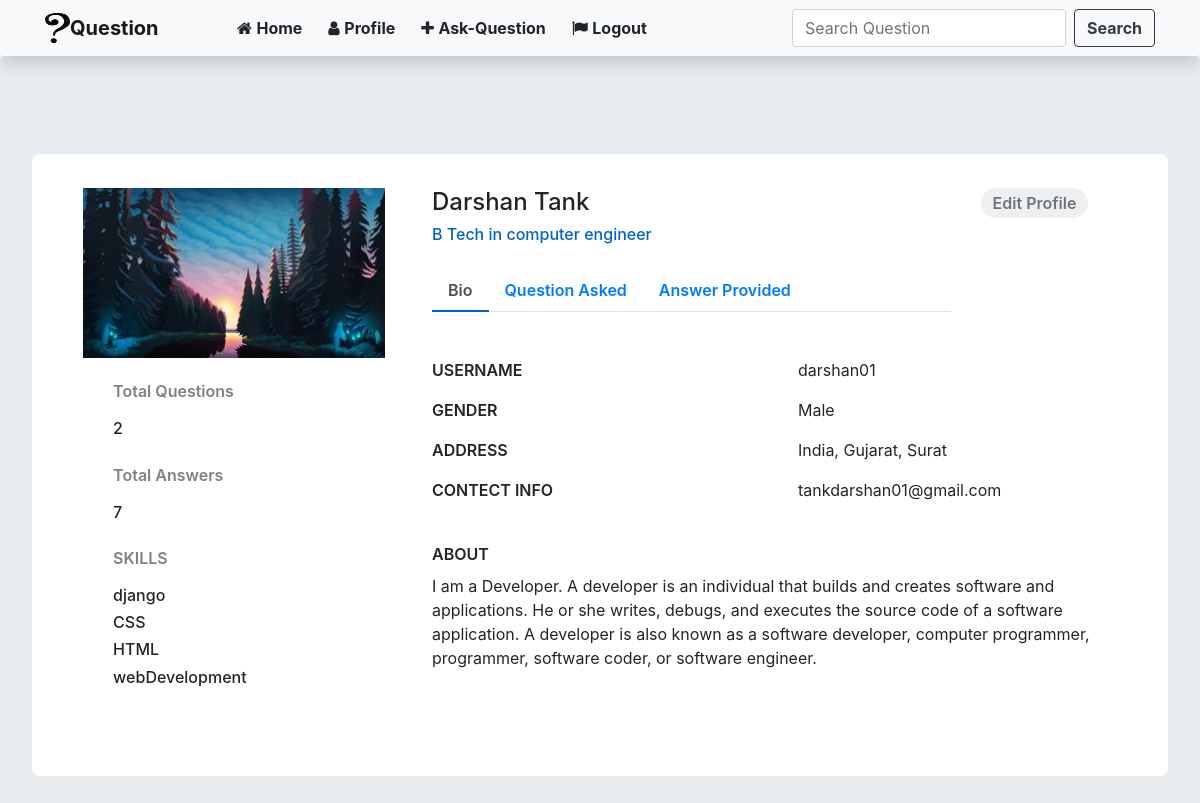
Screenshot of /profile/ (signed in) with the database file from the repository.
### Profile/models.py (models this page shows, shortened)
class Profile(models.Model):
    user = models.OneToOneField(User, on_delete=models.CASCADE)
    image = models.ImageField(default='default.jpg', upload_to='Profile_pic')
    gender = models.CharField(choices=GENDER_CHOICES,
                              max_length=10, default='Male')
    Address = models.TextField(null=True, blank=True)
    education = models.TextField(null=True, blank=True)
    skill = TaggableManager(blank=True)
    about = models.TextField(null=True)

### Profile/views.py (the view)
# urls.py: path('profile', views.profile, name="profile")
@login_required
def profile(request):
    u_info = request.user
    p_info = Profile.objects.get(user=u_info)
    tagsList = []
    for tag in p_info.skill.all():
        tagsList.append(tag.name)
    quest = Question.objects.filter(postby=u_info)
    ans = Answer.objects.filter(postby=u_info)
    qlike = []
    qview = []
    alike = []
    aview = []
    for q in quest:
        qlike.append(q.likes.count())
        qview.append(q.views.count())
    for a in ans:
        alike.append(a.likes.count())
        aview.append(a.views.count())
    quests = zip(quest, qlike, qview)
    anss = zip(ans, alike, aview)
    context = {
        'u_info': u_info,
        'p_info': p_info,
        'tagsList': tagsList,
        'quests': quests,
        'anss': anss,
        'quest': quest,
        'ans': ans,
    }
    return render(request, 'Profile/viewprofile.html', context)

### Profile/templates/Profile/viewprofile.html (shortened to what this page needs)
<!DOCTYPE html>
<html lang="en">
<head>
    <link rel="stylesheet" href="https://stackpath.bootstrapcdn.com/bootstrap/4.5.2/css/bootstrap.min.css"
>
    <link rel="stylesheet" href="https://cdnjs.cloudflare.com/ajax/libs/font-awesome/4.7.0/css/font-awesome.min.css">
</head>
<body>
    <div class="header">
        <nav class="navbar navbar-expand-lg navbar-light bg-light shadow p-2 rounded">
            <div class="container">
                <a class="navbar-brand" href="{% url 'Home' %}">
                    <img src="/media/logo1.png" width="25" height="30" class="d-inline-block align-top " alt=""
                        loading="lazy"><b>Question</b>
                </a>&nbsp;&nbsp;&nbsp;&nbsp;&nbsp;&nbsp;&nbsp;&nbsp;&nbsp;&nbsp;&nbsp;
                <div class="collapse navbar-collapse" id="navbarSupportedContent">
                    <ul class="navbar-nav mr-auto">
                        <li class="nav-item active">
                            <a class="btn" href="{% url 'Home' %}"><i class="fa fa-home"></i> <b>Home</b> </a>
                        </li>
                        <li class="nav-item">
                            <a href="{% url 'profile' %}" class="btn"><i class="fa fa-user"></i> <b>Profile</b> </a>
                        </li>
                        <li class="nav-item">
                            <a href="{% url 'Ask-Question' %}" class="btn"><i class="fa fa-plus"></i>
                                <b>Ask-Question</b></a>
                        </li>
                        {% if user.is_authenticated %}
                        <li class="nav-item">
                            <a class="btn" href="{% url 'logout' %}"><i class="fa fa-flag"></i> <b>Logout</b></a>
                        </li>
                        {% endif %}
                    </ul>
                </div>
                <form class="form-inline my-2 my-lg-0" action="/" method="GET">
                    <input type="search" name="query" class="form-control mr-sm-2" id="query"
                        placeholder="Search Question" aria-label="Search">
                    <button class="btn btn-outline-dark my-2 my-sm-0" type="submit"><b>Search</b> </button>
                </form>
            </div>
        </nav>
    </div>
    <div class="jumbotron">
        <div class="container emp-profile">
            <div class="row">
                <div class="col-md-4">
                    <div class="profile-img">
                        <img src="{{p_info.image.url}}" alt="User Profile pic" />
                    </div>
                </div>
                <div class="col-md-6">
                    <div class="profile-head">
                        <h4>
                            {{u_info.first_name}} {{u_info.last_name}}
                        </h4>
                        <h6>
                            {{p_info.education}}
                        </h6>
                        <ul class="nav nav-tabs" id="myTab" role="tablist">
                            <li class="nav-item">
                                <a class="nav-link active" id="profile-tab" data-toggle="tab" href="#p1" role="tab"
                                    aria-controls="profile" aria-selected="true">Bio</a>
                            </li>
                            <li class="nav-item">
                                <a class="nav-link" id="home-tab" data-toggle="tab" href="#home1" role="tab"
                                    aria-controls="home" aria-selected="false">Question Asked</a>
                            </li>
                            <li class="nav-item">
                                <a class="nav-link" id="home-tab" data-toggle="tab" href="#home2" role="tab"
                                    aria-controls="home" aria-selected="false">Answer Provided</a>
                            </li>
                        </ul>
                    </div>
                </div>
                <div class="col-md-2">
                    <form action="/profile/edit" method="GET">
                        <input type="submit" class="profile-edit-btn" name="btnAddMore" value="Edit Profile" />
                    </form>
                </div>
            </div>
            <div class="row">
                <div class="col-md-4">
                    <div class="profile-work">
                        <p>Total Questions</p>
                        <h6>{{quest|length}}</h6>
                        <p>Total Answers</p>
                        <h6>{{ans|length}}</h6>
                        <p>SKILLS</p>
                        {%for l in tagsList%}
                        <h6>{{l}}</h6>
                        {%endfor%}
                    </div>
                </div>
                <div class="col-md-8">
                    <div class="tab-content profile-tab" id="myTabContent">
                        <div class="tab-pane fade show active" id="p1" role="tabpanel" aria-labelledby="profile-tab">
                            <div class="row">
                                <div class="col-md-6">
                                    <label>USERNAME</label>
                                </div>
                                <div class="col-md-6">
                                    <p>{{u_info.username}}</p>
                                </div>
                            </div>
                            <div class="row">
                                <div class="col-md-6">
                                    <label>GENDER</label>
                                </div>
                                <div class="col-md-6">
                                    <p>{{p_info.gender}}</p>
                                </div>
                            </div>
                            <div class="row">
                                <div class="col-md-6">
                                    <label>ADDRESS</label>
                                </div>
                                <div class="col-md-6">
                                    <p>{{p_info.Address}}</p>
                                </div>
                            </div>
                            <div class="row">
                                <div class="col-md-6">
                                    <label>CONTECT INFO</label>
                                </div>
                                <div class="col-md-6">
                                    <p>{{u_info.email}}</p>
                                </div>
                            </div>
                            <br>
                            <div class="row">
                                <div class="col-md-12">
                                    <label>ABOUT</label><br />
                                    <p>{{p_info.about}}</p>
                                </div>
                            </div>
                        </div>
                    </div>
                </div>
            </div>
        </div>
    </div>
</body>
</html>

### Profile/templates/Profile/viewprofile.html (style rules this page uses)
.emp-profile { padding: 3%; margin-top: 3%; margin-bottom: 3%; border-radius: 0.5rem; background: white; }
.profile-img { text-align: center; }
.profile-img img { width: 90%; height: 100%; }
.profile-head h6 { color: #0062cc; }
.profile-edit-btn { border: none; border-radius: 1.5rem; width: 70%; padding: 2%; font-weight: 600; color: #6c757d; cursor: pointer; }
.profile-head .nav-tabs { margin-bottom: 5%; }
.profile-head .nav-tabs .nav-link { font-weight: 600; border: none; }
.profile-head .nav-tabs .nav-link.active { border: none; border-bottom: 2px solid #0062cc; }
.profile-work { padding: 14%; margin-top: -15%; }
.profile-work p { font-size: 16px; color: #818182; font-weight: 600; margin-top: 10%; }
.profile-tab label { font-weight: 600; }

### rows the page displays
Profile: image (picture), education "B Tech in computer engineer", gender "Male", Address "India, Gujarat, Surat", about "I am a Developer. A developer is an individual that builds and creates software and applications. He or she writes, debugs, and executes the source code of a software application. A developer is also known as a software developer, computer programmer, programmer, software coder, or software engineer."
Tag: tagsList "django"
Tag: tagsList "CSS"
Tag: tagsList "HTML"
Tag: tagsList "webDevelopment"

### other values shown
{{ u_info.first_name }} "Darshan"
{{ u_info.last_name }} "Tank"
{{ quest|length }} "2"
{{ ans|length }} "7"
{{ u_info.username }} "darshan01"
{{ u_info.email }} "tankdarshan01@gmail.com"
